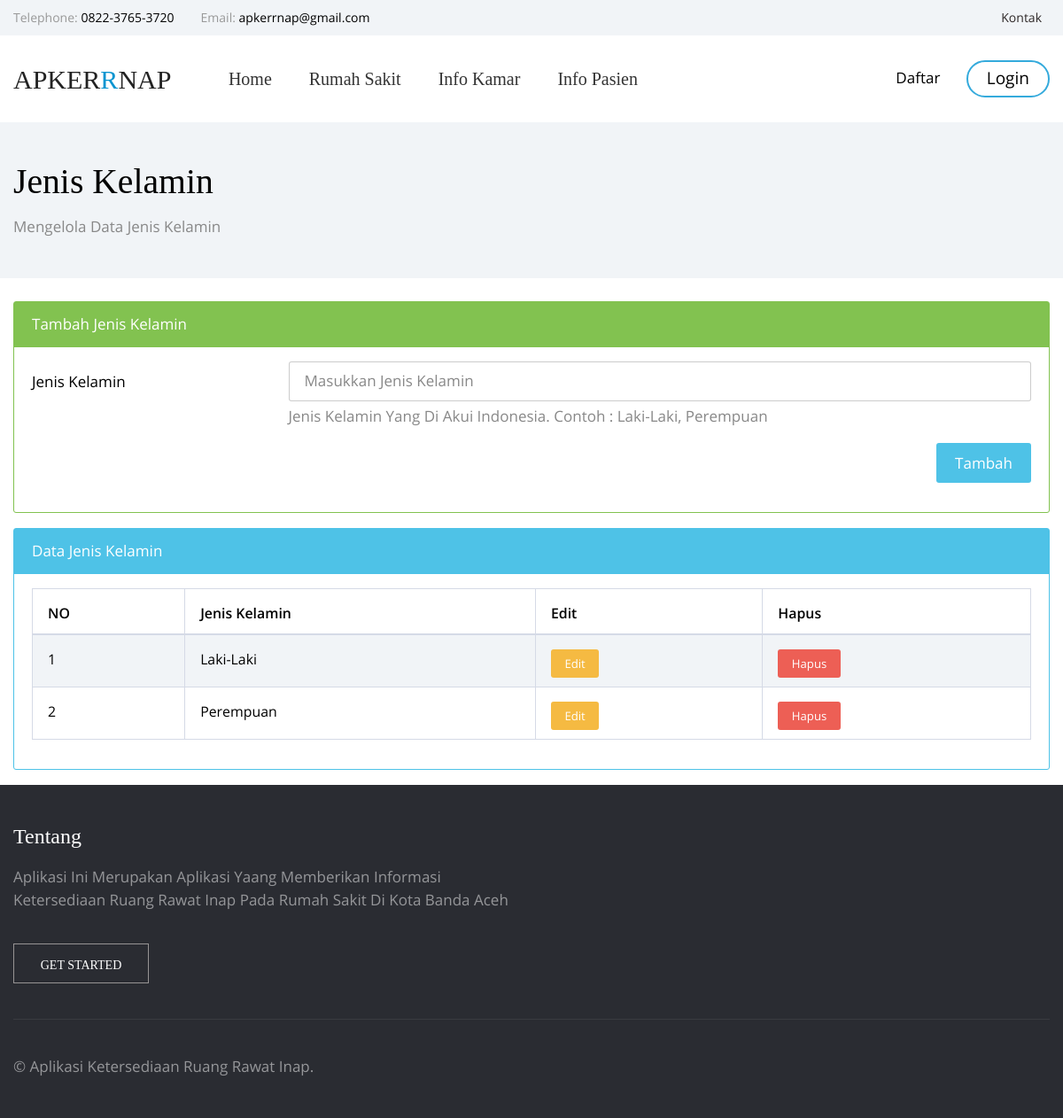
Screenshot of /index.php/jenis_kelamin with the database file from the repository.
### tables this page shows
CREATE TABLE `jenis_kelamin` (
  `id_jenis_kelamin` int(5) NOT NULL,
  `nama_jenis_kelamin` varchar(20) NOT NULL
);

### application/controllers/Jenis_kelamin.php (called while the page is built, shortened)
<?php
class Jenis_kelamin extends CI_Controller {
   function __construct() {
			 $this->load->helper('url');
			 $this->load->library('session');
			 $this->load->database();
       $this->load->model('M_Jenis_kelamin');
   }
	public function index()
	{
    $data['lihat'] = $this->M_Jenis_kelamin->lihat();
		$this->load->view('admin/tambah_jenis_kelamin',$data);
	}
}

### index.php (called while the page is built, shortened)
<?php
require_once BASEPATH.'core/CodeIgniter.php';

### application/models/M_Jenis_kelamin.php (called while the page is built, shortened)
<?php
class M_jenis_kelamin extends CI_Model{
    function lihat()
    {
        $query=$this->db->query("SELECT * FROM jenis_kelamin");
        return $query->result();
    }
}

### application/views/admin/tambah_jenis_kelamin.php (the view, shortened to what this page needs)
<!DOCTYPE html>
<html lang="en">
<head>
    <link rel="stylesheet" type="text/css" href="<?php echo site_url(); ?>data_umum/vendors/bootstrap/css/bootstrap.min.css">
    <link rel="stylesheet" type="text/css" href="<?php echo site_url(); ?>data_umum/vendors/tether/css/tether.min.css">
    <link rel="stylesheet" type="text/css" href="<?php echo site_url(); ?>data_umum/vendors/animate-css/animate.css">
    <link rel="stylesheet" type="text/css" href="<?php echo site_url(); ?>data_umum/fonts/circular/styles.css">
    <link rel="stylesheet" type="text/css" href="<?php echo site_url(); ?>data_umum/fonts/open-sans/styles.css">
    <link rel="stylesheet" type="text/css" href="<?php echo site_url(); ?>data_umum/fonts/iconfont/styles.css">
    <link href="<?php echo site_url(); ?>data_umum/table/vendor/datatables-plugins/dataTables.bootstrap.css" rel="stylesheet">
    <link href="<?php echo site_url(); ?>data_umum/table/vendor/datatables-responsive/dataTables.responsive.css" rel="stylesheet">
    <link href="<?php echo site_url(); ?>data_umum/table/dist/css/sb-admin-2.css" rel="stylesheet">
    <link href="<?php echo site_url(); ?>data_umum/table/vendor/metisMenu/metisMenu.min.css" rel="stylesheet">
    <link href="<?php echo site_url(); ?>data_umum/table/vendor/font-awesome/css/font-awesome.min.css" rel="stylesheet" type="text/css">
<link rel="stylesheet" type="text/css" href="<?php echo site_url(); ?>data_umum/vendors/leaflet/leaflet.css">
      <?php echo $this->load->view('umum/share/warna', '', TRUE);?>
</head>
<body class="">
<?php echo $this->load->view('umum/share/menu', '', TRUE);?>
<div class="blog">
    <header class="blog__header">
        <div class="container">
            <h3 class="blog__heading">Jenis Kelamin</h3>
            <p class="blog__heading-level-two">Mengelola Data Jenis Kelamin</p>
        </div>
    </header>
    <div class="container">
      <br>
      <div class="card card-outline-success mb-3">
          <div class="card-header bg-success">Tambah Jenis Kelamin</div>
          <div class="card-block">
            <form method="POST" action="<?php echo site_url(); ?>jenis_kelamin/tambah" >
              <div class="form-group row">
                  <label for="example-text-input" class="col-3 col-form-label">Jenis Kelamin</label>
                  <div class="col-9">
                      <input class="form-control" type="text"  required name="nama_jenis_kelamin" placeholder="Masukkan Jenis Kelamin">
                      <div class="form-control-feedback">Jenis Kelamin Yang Di Akui Indonesia. Contoh : Laki-Laki, Perempuan</div>
                  </div>
              </div>
                <p align="right"><button type="submit" class="btn btn-info btn-medium">Tambah</button></p>
            </form>
          </div>
      </div>
      <div class="card card-outline-info mb-3">
          <div class="card-header bg-info">Data Jenis Kelamin</div>
          <div class="card-block">
            <table width="100%" class="table table-striped table-bordered table-hover" id="dataTables-example">
                <thead>
                    <tr>
                        <th>NO</th>
                        <th>Jenis Kelamin</th>
                        <th>Edit</th>
                        <th>Hapus</th>
                    </tr>
                </thead>
                <tbody>
                  <?php
                     $i=0;
                     foreach($lihat as $jenis_kelamin){
                     $i++;
                   ?>
                    <tr>
                        <td><?php echo $i?></td>
                        <td><?php echo $jenis_kelamin->nama_jenis_kelamin ?></td>
                        <td class="center"><a href="<?php echo site_url(); ?>jenis_kelamin/edit_jenis_kelamin?id=<?php echo $jenis_kelamin->id_jenis_kelamin?>" onclick="return confirm('Apakah Anda Yakin Meemperbaharui ?')" ><button type="button" class="btn btn-warning btn-xs">Edit</button></td>
                        <td class="center"><a href="<?php echo site_url(); ?>jenis_kelamin/hapus_jenis_kelamin?id=<?php echo $jenis_kelamin->id_jenis_kelamin?>" onclick="return confirm('Apakah Anda Yakin Menghapus ?')" ><button type="button" class="btn btn-danger btn-xs">Hapus</button></td>
                        </tr>
                    <?php
                    }
                   ?>
                </tbody>
            </table>
          </div>
      </div>
    </div>
</div>
  <?php echo $this->load->view('umum/share/footer', '', TRUE);?>
</body>
</html>

### rows the page displays
jenis_kelamin: nama_jenis_kelamin "Laki-Laki"
jenis_kelamin: nama_jenis_kelamin "Perempuan"
